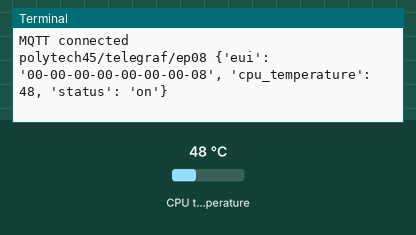
Recording of a program running on a simulated Raspberry Pi (BCM pin numbers). On the bench: the last lines printed to the terminal. Inputs (shaded band) come from the test bench; at power-on: CPU temperature 48 °C. No MQTT or app messages arrive unless stated.

Above: at 1.3 s.
1.4 s: CPU temperature set to 31 °C
At 5.6 s:
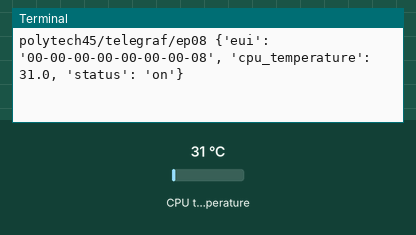
7.4 s: CPU temperature set to 44 °C
At 10.7 s:
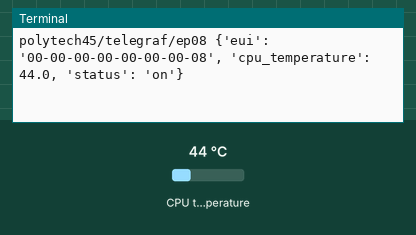

The program:

mqtt_plus_cpu_temp.py
```python
import time
import json
from gpiozero import CPUTemperature
import paho.mqtt.client as mqtt

# ========= Config =========
BROKER = "PI5-UBUNTU-8GB.local"
PORT = 1883
TOPIC = "polytech45/telegraf/ep08"

# Your identifier (following the pattern shown in class)
EUI = "00-00-00-00-00-00-00-08"   # EP08 -> ...-08
# ==========================


class MQTTClient:
    def __init__(self, broker, port, topic, client_id=None):
        self.broker = broker
        self.port = port
        self.topic = topic
        self.connected = False

        self.client = mqtt.Client(
            client_id=client_id,
            protocol=mqtt.MQTTv5,
            callback_api_version=mqtt.CallbackAPIVersion.VERSION2
        )
        self.client.on_connect = self._on_connect
        self.client.on_disconnect = self._on_disconnect

        self.client.reconnect_delay_set(min_delay=1, max_delay=30)

    def _on_connect(self, client, userdata, flags, reason_code, properties):
        if reason_code.value == 0:
            self.connected = True
            print("MQTT connected")
        else:
            print("MQTT connection failed:", reason_code)

    def _on_disconnect(self, client, userdata, reason_code, properties):
        self.connected = False
        print("MQTT disconnected:", reason_code)

    def connect(self):
        self.client.connect(self.broker, self.port, keepalive=30)
        self.client.loop_start()

    def publish(self, payload, qos=1, retain=False):
        if not self.connected:
            return False
        result = self.client.publish(self.topic, json.dumps(payload), qos=qos, retain=retain)
        return result.rc == mqtt.MQTT_ERR_SUCCESS

    def disconnect(self):
        self.client.loop_stop()
        self.client.disconnect()


def main():
    cpu = CPUTemperature()

    mqttc = MQTTClient(BROKER, PORT, TOPIC, client_id="EP08")
    mqttc.connect()

    try:
        while True:
            # If not connected yet, wait (like your prof code)
            if not mqttc.connected:
                time.sleep(1)
                continue

            temp = round(cpu.temperature, 1)

            payload = {
                "eui": EUI,
                "cpu_temperature": temp,
                "status": "on"
            }

            ok = mqttc.publish(payload, qos=1, retain=False)
            print(f"{TOPIC} {payload}" if ok else "Publish failed")

            time.sleep(5)

    except KeyboardInterrupt:
        print("Stopping...")
    finally:
        mqttc.disconnect()


if __name__ == "__main__":
    main()
```

Measured:
- after the input at 1.4 s, the terminal: prints a new line after 3.8 s (image 1)
- after the input at 7.4 s, the terminal: prints a new line after 2.8 s (image 2)
